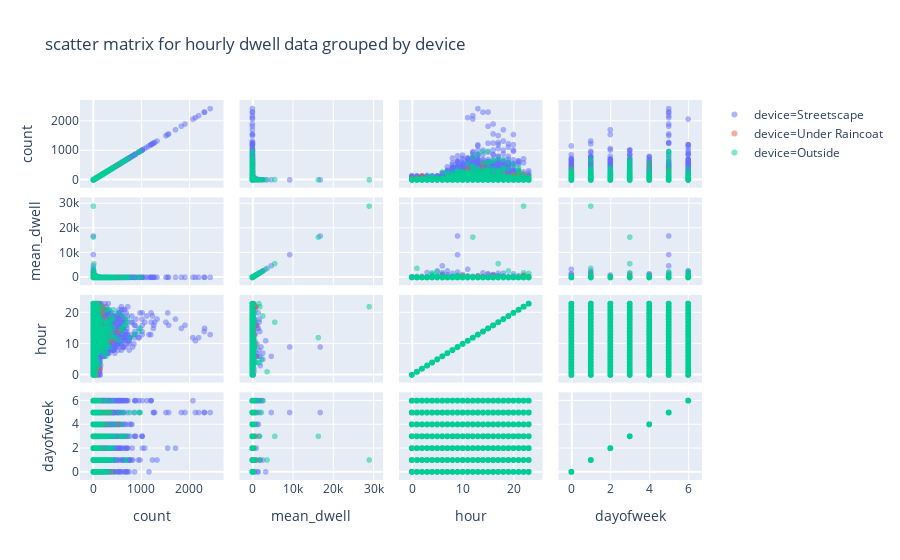

Notebook cell for this chart:
### Markdown cell above
As we are working with time series data, it is natural to see the effects of different time groups (ex. hours, weekdays, months). We have obtained daily and hourly data. We decided to use 'mean_dwell' as a representative for dwell time data; then we picked 'hour' and 'dayofweek' for hourly data and 'dayofweek' and 'month' for daily data to create the following matrix:

### Code cell
def plot_scatter_mat(data_type):
    title = f'scatter matrix for {data_type} dwell data grouped by device'
    if data_type == 'daily':
        fig = px.scatter_matrix(feed_dwell_1d_df, ['count', 'mean_dwell', 'month', 'dayofweek'], 
                                color='device', opacity=0.5, title=title)
    else:
        fig = px.scatter_matrix(feed_dwell_1h_df, ['count', 'mean_dwell', 'hour', 'dayofweek'], 
                                color='device', opacity=0.5, title=title)
    fig.show()
        
_ = interact(plot_scatter_mat, data_type=widgets.RadioButtons(options=['hourly', 'daily'], value='hourly'))

### Figure 1 — Plotly figure (JSON) as saved in the notebook; plotly's stock layout.template omitted (floating-point values rounded to 4 significant figures; data arrays with more than 128 entries replaced by an {"elided": "..."} marker saying what was removed)
{"data": [{"dimensions": [{"axis": {"matches": true}, "label": "count", "values": {"elided": "7824 int values"}}, {"axis": {"matches": true}, "label": "mean_dwell", "values": {"elided": "7824 float values"}}, {"axis": {"matches": true}, "label": "hour", "values": {"elided": "7824 int values"}}, {"axis": {"matches": true}, "label": "dayofweek", "values": {"elided": "7824 int values"}}], "hoverlabel": {"namelength": 0}, "hovertemplate": "device=Streetscape<br>%{xaxis.title.text}=%{x}<br>%{yaxis.title.text}=%{y}", "legendgroup": "device=Streetscape", "marker": {"color": "#636efa", "opacity": 0.5, "symbol": "circle"}, "name": "device=Streetscape", "showlegend": true, "type": "splom"}, {"dimensions": [{"axis": {"matches": true}, "label": "count", "values": {"elided": "7824 int values"}}, {"axis": {"matches": true}, "label": "mean_dwell", "values": {"elided": "7824 float values"}}, {"axis": {"matches": true}, "label": "hour", "values": {"elided": "7824 int values"}}, {"axis": {"matches": true}, "label": "dayofweek", "values": {"elided": "7824 int values"}}], "hoverlabel": {"namelength": 0}, "hovertemplate": "device=Under Raincoat<br>%{xaxis.title.text}=%{x}<br>%{yaxis.title.text}=%{y}", "legendgroup": "device=Under Raincoat", "marker": {"color": "#EF553B", "opacity": 0.5, "symbol": "circle"}, "name": "device=Under Raincoat", "showlegend": true, "type": "splom"}, {"dimensions": [{"axis": {"matches": true}, "label": "count", "values": {"elided": "7824 int values"}}, {"axis": {"matches": true}, "label": "mean_dwell", "values": {"elided": "7824 float values"}}, {"axis": {"matches": true}, "label": "hour", "values": {"elided": "7824 int values"}}, {"axis": {"matches": true}, "label": "dayofweek", "values": {"elided": "7824 int values"}}], "hoverlabel": {"namelength": 0}, "hovertemplate": "device=Outside<br>%{xaxis.title.text}=%{x}<br>%{yaxis.title.text}=%{y}", "legendgroup": "device=Outside", "marker": {"color": "#00cc96", "opacity": 0.5, "symbol": "circle"}, "name": "device=Outside", "showlegend": true, "type": "splom"}], "layout": {"dragmode": "select", "legend": {"tracegroupgap": 0}, "title": {"text": "scatter matrix for hourly dwell data grouped by device"}}}
